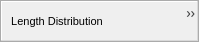
<?xml version="1.0" encoding="UTF-8"?>
<ui version="4.0">
 <class>FiberScoutToolBar</class>
 <widget class="QToolBar" name="FiberScoutToolBar">
  <property name="geometry">
   <rect>
    <x>0</x>
    <y>0</y>
    <width>199</width>
    <height>42</height>
   </rect>
  </property>
  <property name="font">
   <font>
    <pointsize>8</pointsize>
    <kerning>true</kerning>
   </font>
  </property>
  <property name="windowTitle">
   <string>IFV_ToolBar</string>
  </property>
  <property name="toolTip">
   <string/>
  </property>
  <property name="layoutDirection">
   <enum>Qt::LeftToRight</enum>
  </property>
  <property name="iconSize">
   <size>
    <width>32</width>
    <height>32</height>
   </size>
  </property>
  <action name="actionMultiRendering">
   <property name="icon">
    <iconset resource="../../core/open_iA.qrc">
     <normaloff>:/images/MultiRendering.png</normaloff>:/images/MultiRendering.png</iconset>
   </property>
   <property name="text">
    <string>Multi Rendering</string>
   </property>
   <property name="toolTip">
    <string>Multi Class Rendering</string>
   </property>
  </action>
  <action name="actionLength_Distribution">
   <property name="icon">
    <iconset resource="../../core/open_iA.qrc">
     <normaloff>:/images/FiberScout_csvDV.png</normaloff>:/images/FiberScout_csvDV.png</iconset>
   </property>
   <property name="text">
    <string>Length Distribution</string>
   </property>
   <property name="toolTip">
    <string>Length Distribution Rendering</string>
   </property>
  </action>
  <action name="actionMeanObject">
   <property name="icon">
    <iconset resource="../../core/open_iA.qrc">
     <normaloff>:/images/FiberMeanObject.png</normaloff>:/images/FiberMeanObject.png</iconset>
   </property>
   <property name="text">
    <string>Mean Object</string>
   </property>
   <property name="toolTip">
    <string>Mean Object Rendering</string>
   </property>
  </action>
  <action name="actionOrientation_Rendering">
   <property name="icon">
    <iconset resource="../../core/open_iA.qrc">
     <normaloff>:/images/OrientationRendering.png</normaloff>:/images/OrientationRendering.png</iconset>
   </property>
   <property name="text">
    <string>Orientation Rendering</string>
   </property>
   <property name="toolTip">
    <string>Orientation Distribution Rendering</string>
   </property>
  </action>
  <action name="actionActivate_SPM">
   <property name="icon">
    <iconset resource="../../core/open_iA.qrc">
     <normaloff>:/images/activateSPM.png</normaloff>:/images/activateSPM.png</iconset>
   </property>
   <property name="text">
    <string>Activate SPM</string>
   </property>
   <property name="toolTip">
    <string>Activate Scatterplot Matrix</string>
   </property>
  </action>
  <addaction name="actionLength_Distribution"/>
  <addaction name="actionOrientation_Rendering"/>
  <addaction name="actionMultiRendering"/>
  <addaction name="actionMeanObject"/>
  <addaction name="actionActivate_SPM"/>
 </widget>
 <resources>
  <include location="../../core/open_iA.qrc"/>
 </resources>
 <connections/>
</ui>
